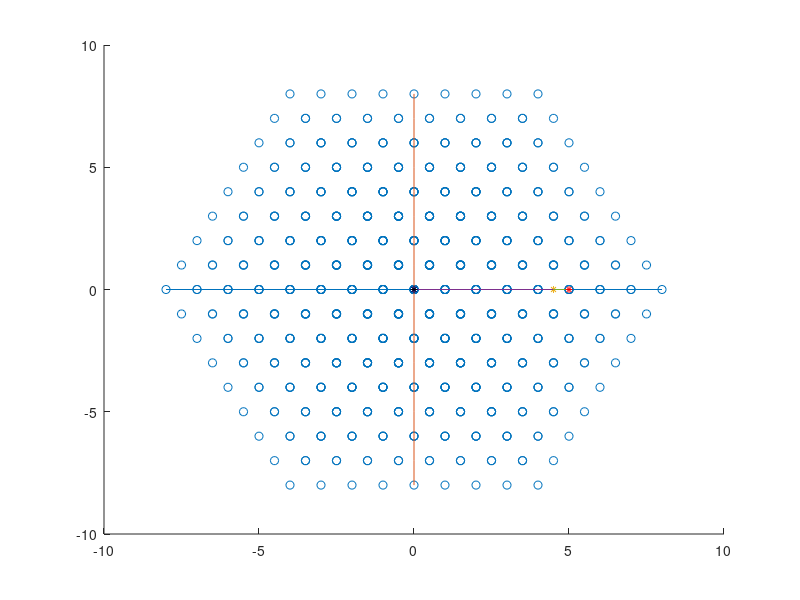

This figure's MATLAB source:
close all;
clear all;
n_levels_per_phase = 9;
phase_upper = floor(n_levels_per_phase / 2);
phase_lower = -1 * phase_upper;

graph_magnitude = 8;

three_ph_levels = [];

for a=phase_lower:phase_upper
   for b = phase_lower:phase_upper
       for c=phase_lower:phase_upper
           three_ph_levels = [three_ph_levels; [a b c]];
       end
   end
end

% Apply Clarke transform to move each node onto the alpha-beta plane
clarke_transform = 2/3 * [
    1 -1/2 -1/2
    0 sqrt(3)/2 -sqrt(3)/2;
    1/2 1/2 1/2
    ];

svm_nodes = [];
for i=1:length(three_ph_levels)
    svm_nodes = [svm_nodes; (clarke_transform * three_ph_levels(i, :)')'];
end


% Adjust for integer usage
% TODO We need to apply the same scaling later on
x_scaling_factor = 3/2;
y_scaling_factor = 1/0.5774;
svm_nodes(:, 1) = x_scaling_factor .* svm_nodes(:, 1);
svm_nodes(:, 2) = y_scaling_factor .* svm_nodes(:, 2);
hold on;
scatter(svm_nodes(:, 1), svm_nodes(:, 2))
plot(-1*graph_magnitude:graph_magnitude, zeros(1, length(-1*graph_magnitude:graph_magnitude)))
plot(zeros(1, length(-1*graph_magnitude:graph_magnitude)), -1*graph_magnitude:graph_magnitude)

% Plot a vector for a bit
magnitude = 3;
theta = linspace(0,4*pi,1000);	     
x= x_scaling_factor * magnitude * cos(theta); 
y= y_scaling_factor * magnitude * sin(theta); 
hbead = plot(x(1), y(1), '*', 'markersize',5);  % draw the bead at the initial 
ref_vector = plot([0 x(1)], [0 y(1)]);  % draw the bead at the initial 

node_1_vector = plot([0 x(1)], [0 y(1)]);  % draw the bead at the initial 

node_1 = [0 0];
node_2 = [0 0];
node_3 = [0 0];
node_1_bead = plot(node_1(1), node_1(2), 'r*', 'markersize',5);
node_2_bead = plot(node_2(1), node_2(2), 'b*', 'markersize',5);
node_3_bead = plot(node_3(1), node_3(2), 'k*', 'markersize',5);


for k=1:length(theta)		% cycle through all positions
    set(hbead,'xdata',x(k),'ydata', y(k))
    
    node_1(2) = round(y(k));
    node_1(1) = round(x(k)) + sign(x(k) - round(x(k))) * 0.5 * mod(node_1(2), 2);
    
    set(node_1_bead ,'xdata', node_1(1),'ydata', node_1(2))
    %set(node_2_bead ,'xdata', node_2(1),'ydata', node_2(2))
    %set(node_3_bead ,'xdata', node_3(1),'ydata', node_3(2))
    set(ref_vector,'xdata',[0 x(k)],'ydata', [0 y(k)])
    set(node_1_vector,'xdata',[node_1(1) x(k)],'ydata', [node_1(2) y(k)])
    
    % Inverse clark to recover abc levels
    node_1_abc = inv(clarke_transform) * [node_1 0]';
    disp(node_1_abc);
    drawnow
end



